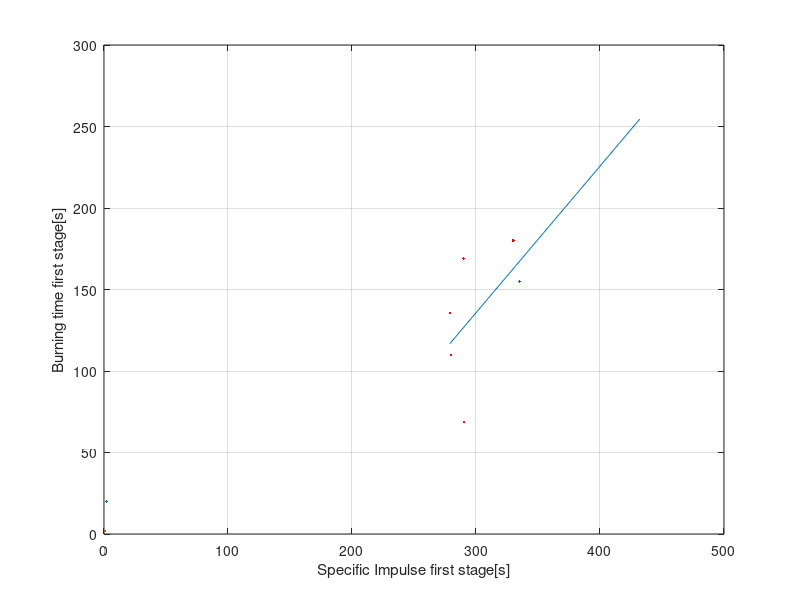
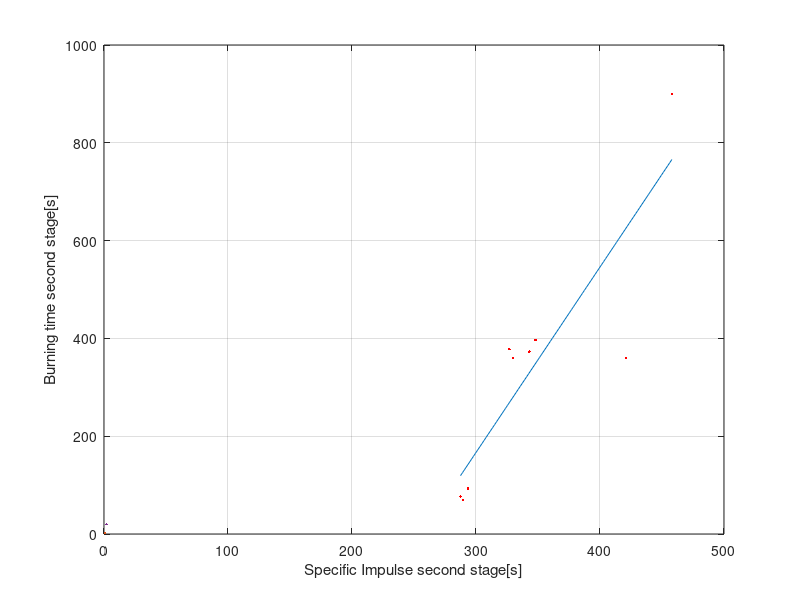

Recreate these plots in MATLAB, in order.
clear
close all
clc

Isp_1stage = [330 290.2 290 279 280 335]; % s 
T_1stage = [327 726 556 4323 1371 3015 ]; % kN 
tburn_1stage = [180 68.6 169 135.7 109.9 155]; % s 

c_tburn = polyfit(Isp_1stage,tburn_1stage, 1);

Isp_1stage_vec = linspace(279,432,100);
tburn_vec = polyval(c_tburn,Isp_1stage_vec,length(Isp_1stage_vec));

figure
plot(Isp_1stage_vec,tburn_vec, LineWidth=2)
hold on
for i = 1: length(Isp_1stage)

    plot(Isp_1stage(i),tburn_1stage(i), 'r.', LineWidth=2, MarkerSize=20)

end
grid on
xlabel('Specific Impulse first stage[s]')
ylabel('Burning time first stage[s]')

Isp_2stage = [330 289.4 327 293.5 458 343 287.5 348 421];
t_burn_2stage = [360 69.4 378 92.9	900	373	77.1 397 360];
c_tburn2 = polyfit(Isp_2stage,t_burn_2stage, 1);
Isp_2stage_vec = linspace(287.5,458,100);
tburn2_vec = polyval(c_tburn2,Isp_2stage_vec, length(Isp_2stage_vec));

figure
plot(Isp_2stage_vec,tburn2_vec, LineWidth=2)
hold on
for i = 1: length(Isp_2stage)

    plot(Isp_2stage(i),t_burn_2stage(i), 'r.', LineWidth=2, MarkerSize=20)

end
grid on
xlabel('Specific Impulse second stage[s]')
ylabel('Burning time second stage[s]')
